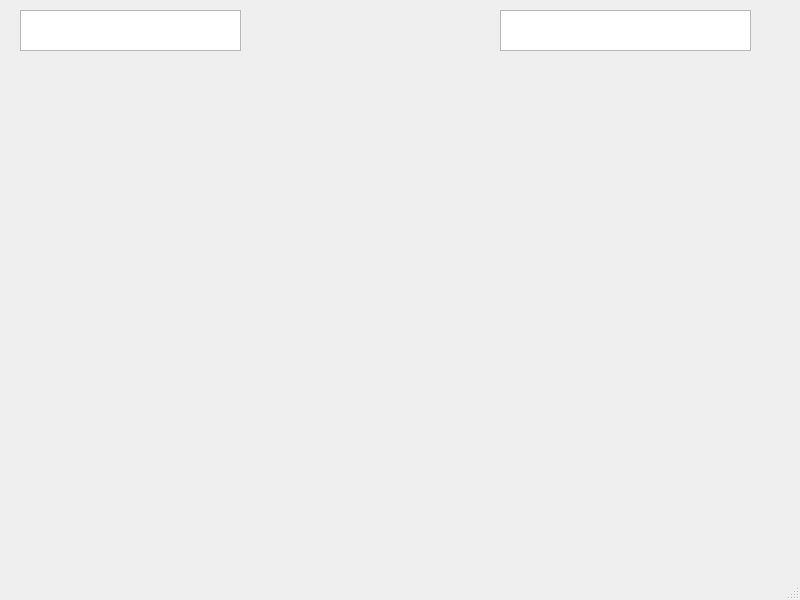
<?xml version="1.0" encoding="UTF-8"?>
<ui version="4.0">
 <class>Menu</class>
 <widget class="QMainWindow" name="Menu">
  <property name="geometry">
   <rect>
    <x>0</x>
    <y>0</y>
    <width>800</width>
    <height>600</height>
   </rect>
  </property>
  <property name="windowTitle">
   <string>MainWindow</string>
  </property>
  <widget class="QWidget" name="centralwidget">
   <widget class="QTextEdit" name="txt_user">
    <property name="geometry">
     <rect>
      <x>20</x>
      <y>10</y>
      <width>221</width>
      <height>41</height>
     </rect>
    </property>
   </widget>
   <widget class="QTextEdit" name="tx_pwd">
    <property name="geometry">
     <rect>
      <x>500</x>
      <y>10</y>
      <width>251</width>
      <height>41</height>
     </rect>
    </property>
   </widget>
  </widget>
  <widget class="QMenuBar" name="menubar">
   <property name="geometry">
    <rect>
     <x>0</x>
     <y>0</y>
     <width>800</width>
     <height>21</height>
    </rect>
   </property>
  </widget>
  <widget class="QStatusBar" name="statusbar"/>
 </widget>
 <resources/>
 <connections/>
</ui>
